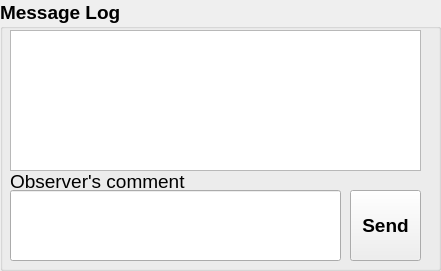
     <widget class="QGroupBox" name="group_log_2">
      <property name="geometry">
       <rect>
        <x>10</x>
        <y>480</y>
        <width>441</width>
        <height>271</height>
       </rect>
      </property>
      <property name="font">
       <font>
        <family>Arial</family>
        <pointsize>14</pointsize>
        <bold>true</bold>
        <strikeout>false</strikeout>
       </font>
      </property>
      <property name="title">
       <string>Message Log</string>
      </property>
      <widget class="QPlainTextEdit" name="log_2">
       <property name="enabled">
        <bool>true</bool>
       </property>
       <property name="geometry">
        <rect>
         <x>10</x>
         <y>30</y>
         <width>411</width>
         <height>141</height>
        </rect>
       </property>
       <property name="readOnly">
        <bool>true</bool>
       </property>
      </widget>
      <widget class="QLabel" name="label_comment_2">
       <property name="geometry">
        <rect>
         <x>10</x>
         <y>170</y>
         <width>191</width>
         <height>23</height>
        </rect>
       </property>
       <property name="font">
        <font>
         <family>Arial</family>
         <pointsize>14</pointsize>
         <bold>false</bold>
         <strikeout>false</strikeout>
        </font>
       </property>
       <property name="text">
        <string>Observer's comment</string>
       </property>
      </widget>
      <widget class="QLineEdit" name="lineEdit_comment_2">
       <property name="geometry">
        <rect>
         <x>10</x>
         <y>190</y>
         <width>331</width>
         <height>71</height>
        </rect>
       </property>
      </widget>
      <widget class="QPushButton" name="pushbtn_send_comment_2">
       <property name="geometry">
        <rect>
         <x>350</x>
         <y>190</y>
         <width>71</width>
         <height>71</height>
        </rect>
       </property>
       <property name="font">
        <font>
         <family>Arial</family>
         <pointsize>14</pointsize>
         <bold>true</bold>
         <strikeout>false</strikeout>
        </font>
       </property>
       <property name="toolTip">
        <string>&lt;html&gt;&lt;head/&gt;&lt;body&gt;&lt;p&gt;To set the information of the observation&lt;/p&gt;&lt;/body&gt;&lt;/html&gt;</string>
       </property>
       <property name="text">
        <string>Send</string>
       </property>
      </widget>
     </widget>
